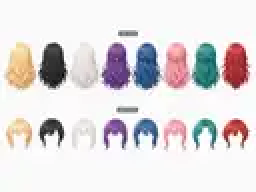
#> input picture images/reference_sheets/anime_hair_customization_asset_sheet.webp, 128 x 96 px (shown 2 times larger)
$ python annotate_hair_sheet.py
#> lines starting #> are read from the running program, lines starting #| are printed output that depends on the picture
#!/usr/bin/env python3
"""Render a legible, cell-labelled copy of the HAIR reference sheet.

`images/reference_sheets/anime_hair_customization_asset_sheet.webp` is 128 x 96
pixels. Every hair prompt cites a cell in it ("upper row cell 4"), but at that
size each cell is roughly 16 x 24 px, which is hard to identify by eye and
useless as a model attachment.

This upscales the sheet with LANCZOS and overlays the cell index, backlog ID, and
canonical output filename for each of the sixteen cells, so the operator and the
image model can both see exactly which design a prompt refers to.

The output is a NAVIGATION AID, not production art. It is upscaled from a
compressed preview, so it carries none of the detail a production render needs;
`prompts/19` forbids enlarging a catalog cell into an asset. Attach it to show
*which* design is wanted, alongside the base master that carries the real
rendering language.

Usage:
    python scripts/annotate_hair_sheet.py
"""
from __future__ import annotations

import argparse
from pathlib import Path

from PIL import Image, ImageDraw

ROOT = Path(__file__).resolve().parent.parent
SHEET = ROOT / "images" / "reference_sheets" / "anime_hair_customization_asset_sheet.webp"
DEFAULT_OUT = ROOT / "docs" / "qa" / "hair_reference_sheet_annotated.png"

SCALE = 10
COLUMNS = 8

# Both rows run the same eight colours in the same order, which is what makes
# hair_front_00N and hair_back_00N a matched pair.
COLOURS = ["gold", "black", "silver", "violet", "blue", "pink", "teal", "red"]

# (row label, first backlog ID, filename stems in cell order)
ROWS = [
    (
        "UPPER ROW — hair_back (layer 04, behind the head)",
        29,
        [
            "hair_back_001_gold_long_wavy", "hair_back_002_black_long_wavy",
            "hair_back_003_silver_long_wavy", "hair_back_004_violet_long_wavy",
            "hair_back_005_blue_long_wavy", "hair_back_006_pink_long_wavy",
            "hair_back_007_teal_long_wavy", "hair_back_008_red_long_wavy",
        ],
    ),
    (
        "LOWER ROW — hair_front (layer 12, bangs and face-framing strands)",
        115,
        [
            "hair_front_001_gold_parted_bangs", "hair_front_002_black_side_swept",
            "hair_front_003_silver_straight_bangs", "hair_front_004_violet_parted_bangs",
            "hair_front_005_blue_pointed_bangs", "hair_front_006_pink_soft_bangs",
            "hair_front_007_teal_open_center", "hair_front_008_red_short_bangs",
        ],
    ),
]

REGISTERED = {"hair_back_003_silver_long_wavy"}


def annotate(sheet: Image.Image, scale: int = SCALE) -> Image.Image:
#> called with scale = 10
    big = sheet.convert("RGB").resize((sheet.width * scale, sheet.height * scale), Image.LANCZOS)
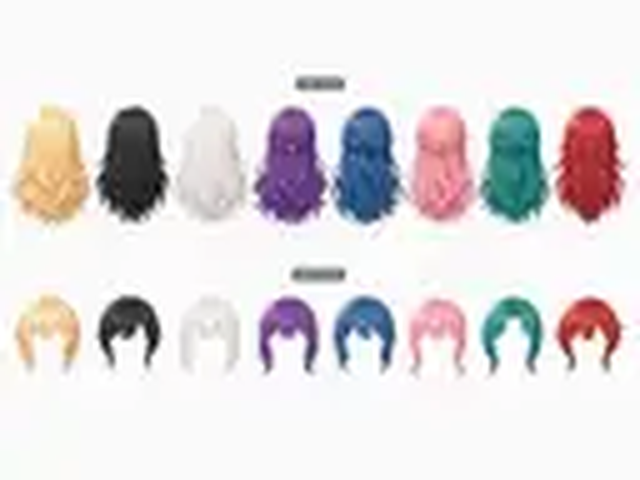
#> big: PIL image 1280x960 RGB (shown at 1/2 size); mean R, G, B 225.7, 221.2, 222.6
    cell_w = big.width // COLUMNS
#> cell_w = 160
    row_h = big.height // len(ROWS)
#> row_h = 480

    header, footer = 30, 96
    canvas = Image.new("RGB", (big.width, big.height + header + footer * len(ROWS)), (18, 18, 22))
    draw = ImageDraw.Draw(canvas)
    draw.text((10, 9), "DEMIGODS — HAIR reference sheet, cell map", fill=(245, 245, 245))
    draw.text(
        (10, 20),
        f"source: {SHEET.relative_to(ROOT)} ({sheet.width}x{sheet.height}) upscaled {scale}x — "
        "navigation aid only, never production pixels",
        fill=(150, 150, 165),
    )

    for row_index, (label, first_id, stems) in enumerate(ROWS):
        strip_y = header + row_index * (row_h + footer)
        canvas.paste(big.crop((0, row_index * row_h, big.width, (row_index + 1) * row_h)), (0, strip_y))
        draw.text((8, strip_y + row_h + 6), label, fill=(235, 235, 240))

        for column in range(COLUMNS):
            x = column * cell_w
            draw.line([(x, strip_y), (x, strip_y + row_h)], fill=(90, 90, 110), width=1)
            backlog_id = f"DG-{first_id + column:03d}"
            stem = stems[column]
            done = stem in REGISTERED
            draw.text((x + 4, strip_y + 4), f"cell {column + 1}", fill=(255, 210, 90))
            text_y = strip_y + row_h + 22
            draw.text((x + 4, text_y), backlog_id, fill=(120, 230, 140) if done else (235, 235, 240))
            draw.text((x + 4, text_y + 12), COLOURS[column], fill=(170, 170, 185))
            draw.text((x + 4, text_y + 24), "REGISTERED" if done else "pending",
                      fill=(120, 230, 140) if done else (230, 150, 150))
            # Filename wrapped to fit the column.
            name = stem + ".png"
            for line_index in range(0, len(name), 18):
                draw.text((x + 4, text_y + 38 + (line_index // 18) * 11),
                          name[line_index:line_index + 18], fill=(140, 140, 160))
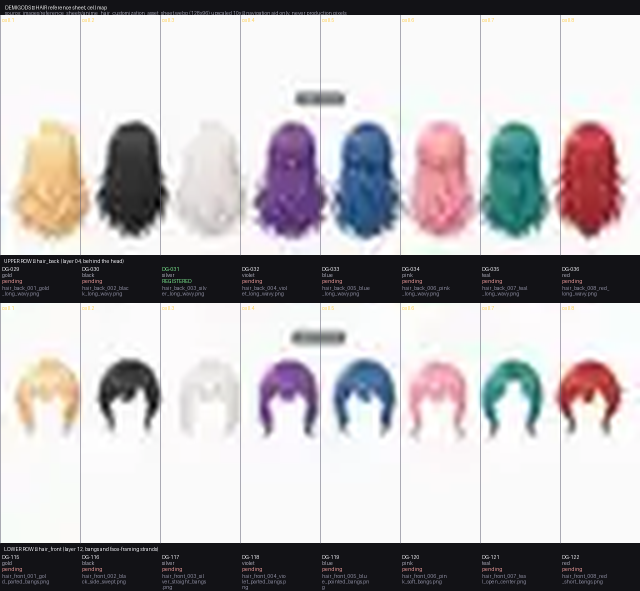
#> canvas: PIL image 1280x1182 RGB (shown at 1/2 size); mean R, G, B 187.3, 183.5, 185.5

    return canvas


def main(argv: list[str] | None = None) -> int:
    parser = argparse.ArgumentParser(description=__doc__)
    parser.add_argument("--out", type=Path, default=DEFAULT_OUT)
    parser.add_argument("--scale", type=int, default=SCALE)
    args = parser.parse_args(argv)

    result = annotate(Image.open(SHEET), args.scale)
    args.out.parent.mkdir(parents=True, exist_ok=True)
    result.save(args.out)
    print(f"Wrote {args.out} ({result.width}x{result.height})")
#| Wrote docs/qa/hair_reference_sheet_annotated.png (1280x1182)
    return 0


if __name__ == "__main__":
    raise SystemExit(main())
#> (the program exits here)
